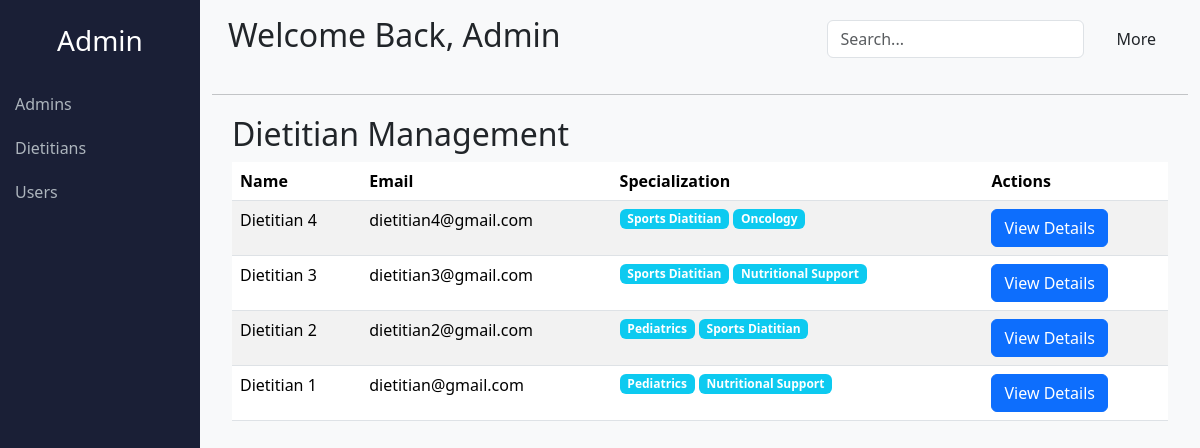
Screenshot of /administration/dietitians/ (signed in) with the database file from the repository.
### users_account/models.py (models this page shows, shortened)
class Accounts(AbstractUser):
    email = models.EmailField(unique=True)
    username = models.CharField(max_length=55, unique=True)
    role = models.CharField(choices=ROLE_CHOICE, default='user', max_length=100)

class Dietitian_Profile(models.Model):
    user = models.OneToOneField(Accounts, on_delete=models.CASCADE)
    full_name = models.CharField(max_length=100, null=False, blank=False)
    photo = models.ImageField(upload_to='dietitian_photos', default='assets/profile.png')
    qualifications = models.TextField(null=False, blank=False)
    experience_years = models.PositiveIntegerField(null=True, blank=True)
    specialties = models.ManyToManyField(Specialties)
    certificate = models.FileField(upload_to="dietitian_certificates",null=True, blank=True)
    bio = models.TextField(null=True, blank=True)
    available = models.BooleanField(default=True)
    verified = models.BooleanField(default=False)

### admin_side/models.py (models this page shows, shortened)
class Specialties(models.Model):
    name = models.CharField(max_length=50)

### admin_side/views.py (the view)
# urls.py: path('dietitians/', DietitianListView, name='dietitian_list'),
def DietitianListView(req):
    dietitians = Accounts.objects.filter(role='dietitian').order_by('-id')
    return render(req, 'admin_dietitians_list.html', {'dietitians': dietitians})

### admin_side/templates/admin_dietitians_list.html (shortened to what this page needs)
{% extends "admin_base.html" %}
{% block content %}
<div class="dietitian-list">
    <h2>Dietitian Management</h2>
    <table class="table table-striped">
        <thead>
            <tr>
                <th>Name</th>
                <th>Email</th>
                <th>Specialization</th>
                <th>Actions</th>
            </tr>
        </thead>
        <tbody>
            {% for dietitian in dietitians %}
            <tr>
                <td>{{ dietitian.dietitian_profile.full_name }}</td>
                <td>{{ dietitian.email }}</td>
                <td>{% for specialty in dietitian.dietitian_profile.specialties.all %}<span class="me-1 bg-info badge">{{specialty.name }}</span>{% endfor %}</td>
                <td>
                    <a href="{% url 'admin_dietitian_detail' dietitian.id %}" class="btn btn-primary">View Details</a>
                </td>
            </tr>
            {% endfor %}
        </tbody>
    </table>
</div>
{% endblock content %}

### templates/admin_base.html (shortened to what this page needs)
<html lang="en">
  <head>
    <link
      href="https://cdn.jsdelivr.net/npm/bootstrap@5.3.2/dist/css/bootstrap.min.css"
      rel="stylesheet"
    />
    <link
      rel="stylesheet"
      href="https://cdnjs.cloudflare.com/ajax/libs/font-awesome/6.6.0/css/all.min.css"
    />
  </head>
  <body>
    <div class="container-fluid">
      <div class="row">
        <nav class="col-md-2 sidebar p-0">
          <h3 class="text-center my-4">Admin</h3>
          <a href="{% url "admin_list" %}">Admins</a>
          <a href="{% url "dietitian_list" %}">Dietitians</a>
          <a href="{% url 'users_list' %}">Users</a>
        </nav>
        <div class="col-md-10 bg-light mb-3">
          <header class="d-flex justify-content-between align-items-center p-3">
            <div>
              <h2 class="text-Capitalize">Welcome Back, {{ user.username }}</h2>
            </div>
            <div class="d-flex align-items-center">
              <input type="text" class="form-control me-3" placeholder="Search..." />
              <div class="dropdown open mx-3">
                <span
                  id="triggerId"
                  style="cursor: pointer;"
                  data-bs-toggle="dropdown"
                  aria-haspopup="true"
                  aria-expanded="false"
                >More
                </span>
              </div>
            </div>
          </header>
          <hr>
          {% block content %}{% endblock content %}
        </div>
      </div>
    </div>
    <link
      href="https://cdnjs.cloudflare.com/ajax/libs/bootstrap-icons/1.8.1/font/bootstrap-icons.min.css"
      rel="stylesheet"
    />
  </body>
</html>

### admin_side/templates/admin_dietitians_list.html (style rules this page uses)
.dietitian-list { margin: 20px; }

### templates/admin_base.html (style rules this page uses)
.sidebar { min-height: 100vh; background-color: #1a1f36; color: white; padding-top: 20px; }
.sidebar a { color: #adb5bd; text-decoration: none; display: block; padding: 10px 15px; transition: background 0.3s; }

### rows the page displays
Accounts: username "Admin"
Accounts: dietitian_profile.full_name "Dietitian 4", email "dietitian4@gmail.com"
Specialties: name "Sports Diatitian"
Specialties: name "Oncology"
Accounts: dietitian_profile.full_name "Dietitian 3", email "dietitian3@gmail.com"
Specialties: name "Nutritional Support"
Accounts: dietitian_profile.full_name "Dietitian 2", email "dietitian2@gmail.com"
Specialties: name "Pediatrics"
Accounts: dietitian_profile.full_name "Dietitian 1", email "dietitian@gmail.com"
